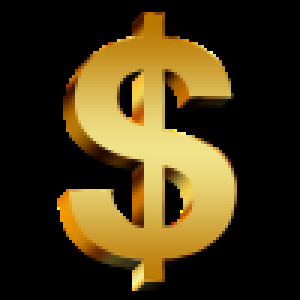
#> input picture Python3-Learn/dollar.png, 100 x 100 px, given in place of dog.jpg, which was not available (shown 3 times larger)
$ jupyter execute ImagetoPencilsketch_Omgupta0312.ipynb   (text cells are left out)
#> lines starting #> are read from the running program, lines starting #| are printed output that depends on the picture; pictures that were not available may be replaced by others from this repository, and a replacement may not be noted
[cell 1]
import cv2
from google.colab.patches import cv2_imshow

[cell 2]
from google.colab import files
from IPython.display import Image

[cell 3]
uploaded = files.upload()
#> the answer given: dollar.png

[cell 4]
image = cv2.imread("dog.jpg")
#> image is the input picture: shape (100, 100, 3); mean B, G, R 21.5, 53.5, 67

[cell 5]
cv2_imshow(image)

[cell 6]
#Grayscale conversion.
#grey scale image generation from real image
grey_filter = cv2.cvtColor(image,cv2.COLOR_BGR2GRAY)
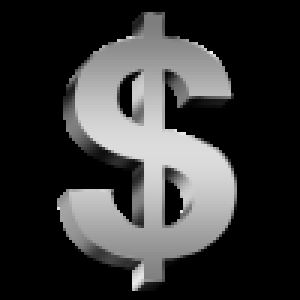
#> grey_filter: shape (100, 100) (shown 3 times larger); min 0, max 242, mean 53.9
cv2_imshow(grey_filter)

[cell 7]
#Inverting the grayscale image.
invert =cv2.bitwise_not(grey_filter)
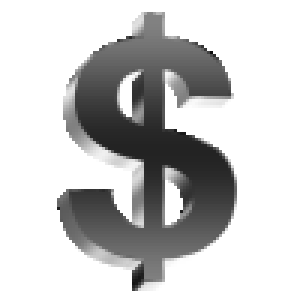
#> invert: shape (100, 100) (shown 3 times larger); min 13, max 255, mean 201.1
cv2_imshow(invert)

[cell 8]
#Bluring the inverted image using GaussianBlur() function.
blur_image=cv2.GaussianBlur(invert,(21,21),0)
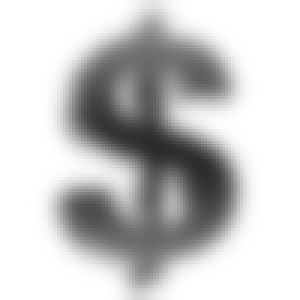
#> blur_image: shape (100, 100) (shown 3 times larger); min 42, max 255, mean 201
cv2_imshow(blur_image)

[cell 9]
#Inverting the above blurred image.
invertedblur_image=cv2.bitwise_not(blur_image)
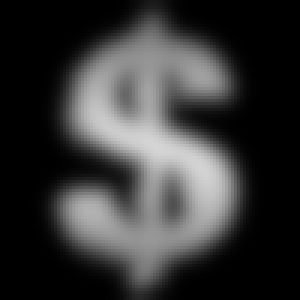
#> invertedblur_image: shape (100, 100) (shown 3 times larger); min 0, max 213, mean 54
cv2_imshow(invertedblur_image)

[cell 10]
#Final Pencil sketch received
Pencil_sketch_filter_image=cv2.divide(grey_filter,invertedblur_image,scale=256.0)
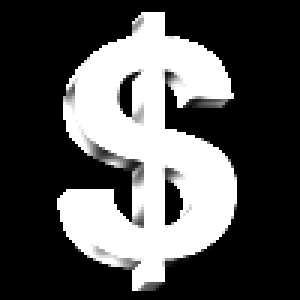
#> Pencil_sketch_filter_image: shape (100, 100) (shown 3 times larger); min 0, max 255, mean 82.4
cv2_imshow(Pencil_sketch_filter_image)
